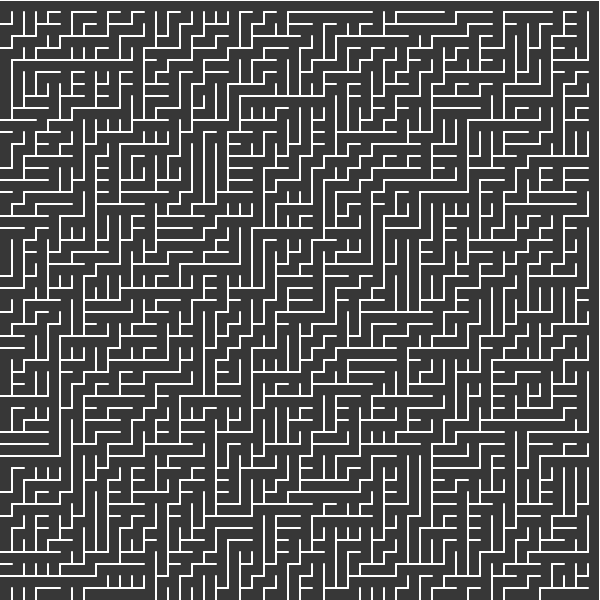
Frame 1 (no input)
Frame 60 (no input): identical to frame 1, image omitted
Frame 120 (the mouse pressed at the canvas centre since frame 60): identical to frame 1, image omitted

The p5.js sketch that drew this single still picture (run headless with seeded random() and noise() and a simulated clock; from frame 60 on, the mouse is pressed at the canvas centre):

// p5.js sketch
// ── sketch.js
let grid;
function setup() {
  createCanvas(600, 600);
  grid = new Grid(50, 50);
  binaryTreeMaze(grid);
}

function draw() {
  background(55);

  grid.show();
}

// ── binaryTreeMaze.js
function binaryTreeMaze(grid) {
  grid.forEachCell(cell => {
    let neighbours = [];
    const northernCell = cell.north;
    const easternCell = cell.east;
    if (northernCell) {
      neighbours.push(northernCell);
    }
    if (easternCell) {
      neighbours.push(easternCell);
    }

    const neighbour = random(neighbours);

    if (neighbour) {
      cell.link(neighbour);
    }
  });
}

// ── grid.js
class Cell {
  constructor() {
    this.linkedCells = [];
  }

  setNSEW(north, south, east, west) {
    this.north = north;
    this.south = south;
    this.east = east;
    this.west = west;
  }

  link(cell, bidirectional = true) {
    this.linkedCells.push(cell);
    if (bidirectional) {
      cell.link(this, false);
    }
  }

  isLinked(cell) {
    return this.linkedCells.includes(cell);
  }
}

class Grid {
  constructor(cols, rows) {
    this.cols = cols;
    this.rows = rows;
    this.grid = new Array(cols);

    for (let i = 0; i < cols; i++) {
      this.grid[i] = new Array(rows);

      for (let j = 0; j < rows; j++) {
        this.grid[i][j] = new Cell();
      }
    }

    for (let i = 0; i < cols; i++) {
      for (let j = 0; j < rows; j++) {
        let item = this.grid[i][j];
        let north = this.itemAt(i, j - 1);
        let east = this.itemAt(i + 1, j);
        let south = this.itemAt(i, j + 1);
        let west = this.itemAt(i - 1, j);
        item.setNSEW(north, south, east, west);
      }
    }
  }

  itemAt(i, j) {
    if (i < 0 || i >= this.cols || j < 0 || j >= this.rows) {
      return null;
    }
    return this.grid[i][j];
  }

  show() {
    strokeWeight(2);
    noFill();
    let w = width / this.cols;
    let h = height / this.rows;
    for (let i = 0; i < this.cols; i++) {
      for (let j = 0; j < this.rows; j++) {
        const cell = this.grid[i][j];
        const x = i * w;
        const y = j * h;

        stroke(255);

        if (!cell.isLinked(cell.north)) {
          line(x, y, x + w, y);
        }

        if (!cell.isLinked(cell.east)) {
          line(x + w, y, x + w, y + h);
        }
      }
    }
  }

  forEachCell(f) {
    for (let i = 0; i < this.cols; i++) {
      for (let j = 0; j < this.rows; j++) {
        f(this.grid[i][j]);
      }
    }
  }
}
